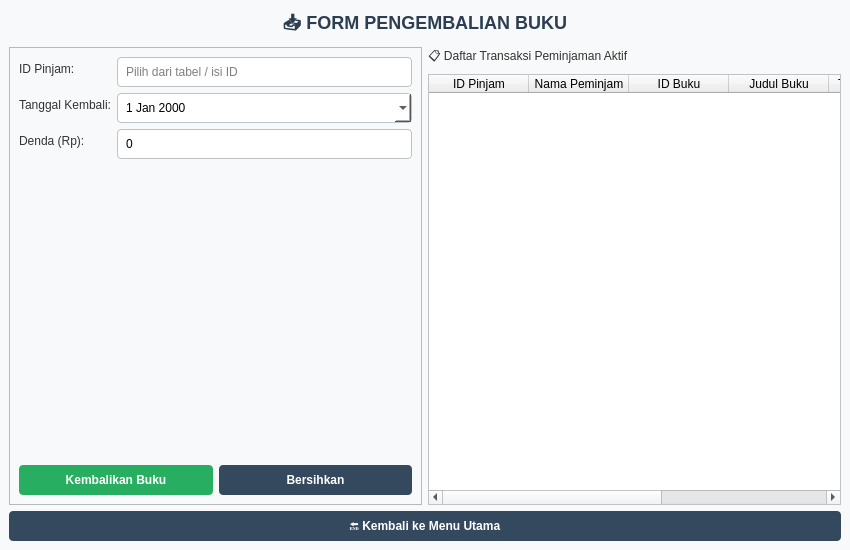
<?xml version="1.0" encoding="UTF-8"?>
<ui version="4.0">
 <class>KembaliBukuWindow</class>
 <widget class="QMainWindow" name="KembaliBukuWindow">
  <property name="geometry">
   <rect>
    <x>0</x>
    <y>0</y>
    <width>850</width>
    <height>550</height>
   </rect>
  </property>
  <property name="windowTitle">
   <string>Perpustakaan - Form Pengembalian Buku - kembali_buku.ui</string>
  </property>
  <property name="styleSheet">
   <string notr="true">
QMainWindow { background-color: #F8F9FA; }
QLabel#lblTitle { font-size: 18px; font-weight: bold; color: #2C3E50; }
QLabel { font-size: 12px; color: #333; }
QLineEdit, QDateEdit { padding: 6px; border: 1px solid #BDC3C7; border-radius: 4px; background-color: white; }
QLineEdit:focus, QDateEdit:focus { border: 1px solid #3498DB; }
QPushButton { background-color: #34495E; color: white; border: none; border-radius: 4px; padding: 8px 15px; font-weight: bold; }
QPushButton:hover { background-color: #415B76; }
QPushButton#btnKembaliProses { background-color: #27AE60; }
QPushButton#btnKembaliProses:hover { background-color: #2ECC71; }
QTableWidget { background-color: white; border: 1px solid #BDC3C7; gridline-color: #ECF0F1; }
   </string>
  </property>
  <widget class="QWidget" name="centralwidget">
   <layout class="QVBoxLayout" name="verticalLayoutMain">
    <item>
     <widget class="QLabel" name="lblTitle">
      <property name="text">
       <string>📥 FORM PENGEMBALIAN BUKU</string>
      </property>
      <property name="alignment">
       <set>Qt::AlignCenter</set>
      </property>
     </widget>
    </item>
    <item>
     <layout class="QHBoxLayout" name="horizontalLayoutMain">
      <item>
       <widget class="QFrame" name="frameInput">
        <property name="frameShape">
         <enum>QFrame::StyledPanel</enum>
        </property>
        <layout class="QVBoxLayout" name="verticalLayoutForm">
         <item>
          <layout class="QFormLayout" name="formLayoutInputs">
           <item row="0" column="0">
            <widget class="QLabel" name="lblIdPinjam">
             <property name="text">
              <string>ID Pinjam:</string>
             </property>
            </widget>
           </item>
           <item row="0" column="1">
            <widget class="QLineEdit" name="txtIdPinjam">
             <property name="placeholderText">
              <string>Pilih dari tabel / isi ID</string>
             </property>
            </widget>
           </item>
           <item row="1" column="0">
            <widget class="QLabel" name="lblTanggalKembali">
             <property name="text">
              <string>Tanggal Kembali:</string>
             </property>
            </widget>
           </item>
           <item row="1" column="1">
            <widget class="QDateEdit" name="dateKembali">
             <property name="calendarPopup">
              <bool>true</bool>
             </property>
            </widget>
           </item>
           <item row="2" column="0">
            <widget class="QLabel" name="lblDenda">
             <property name="text">
              <string>Denda (Rp):</string>
             </property>
            </widget>
           </item>
           <item row="2" column="1">
            <widget class="QLineEdit" name="txtDenda">
             <property name="text">
              <string>0</string>
             </property>
            </widget>
           </item>
          </layout>
         </item>
         <item>
          <spacer name="verticalSpacer_Form">
           <property name="orientation">
            <enum>Qt::Vertical</enum>
           </property>
           <property name="sizeHint" stdset="0">
            <size>
             <width>20</width>
             <height>20</height>
            </size>
           </property>
          </spacer>
         </item>
         <item>
          <layout class="QHBoxLayout" name="horizontalLayoutButtons">
           <item>
            <widget class="QPushButton" name="btnKembaliProses">
             <property name="text">
              <string>Kembalikan Buku</string>
             </property>
            </widget>
           </item>
           <item>
            <widget class="QPushButton" name="btnBersihkan">
             <property name="text">
              <string>Bersihkan</string>
             </property>
            </widget>
           </item>
          </layout>
         </item>
        </layout>
       </widget>
      </item>
      <item>
       <layout class="QVBoxLayout" name="verticalLayoutTable">
        <item>
         <widget class="QLabel" name="lblTableTitle">
          <property name="text">
           <string>📋 Daftar Transaksi Peminjaman Aktif</string>
          </property>
         </widget>
        </item>
        <item>
         <widget class="QTableWidget" name="tableAktif">
          <column>
           <property name="text">
            <string>ID Pinjam</string>
           </property>
          </column>
          <column>
           <property name="text">
            <string>Nama Peminjam</string>
           </property>
          </column>
          <column>
           <property name="text">
            <string>ID Buku</string>
           </property>
          </column>
          <column>
           <property name="text">
            <string>Judul Buku</string>
           </property>
          </column>
          <column>
           <property name="text">
            <string>Tanggal Pinjam</string>
           </property>
          </column>
          <column>
           <property name="text">
            <string>Durasi</string>
           </property>
          </column>
          <column>
           <property name="text">
            <string>Status</string>
           </property>
          </column>
         </widget>
        </item>
       </layout>
      </item>
     </layout>
    </item>
    <item>
     <widget class="QPushButton" name="btnKembali">
      <property name="text">
       <string>🔚 Kembali ke Menu Utama</string>
      </property>
     </widget>
    </item>
   </layout>
  </widget>
 </widget>
 <resources/>
 <connections/>
</ui>
